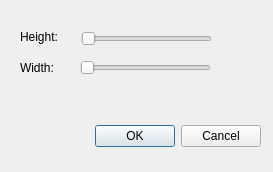
<?xml version="1.0" encoding="UTF-8"?>
<ui version="4.0">
 <class>InputRectangleSize</class>
 <widget class="QDialog" name="InputRectangleSize">
  <property name="geometry">
   <rect>
    <x>0</x>
    <y>0</y>
    <width>273</width>
    <height>172</height>
   </rect>
  </property>
  <property name="windowTitle">
   <string>Setting a Default Size to Rectangle</string>
  </property>
  <widget class="QDialogButtonBox" name="buttonBox">
   <property name="geometry">
    <rect>
     <x>0</x>
     <y>120</y>
     <width>261</width>
     <height>32</height>
    </rect>
   </property>
   <property name="orientation">
    <enum>Qt::Horizontal</enum>
   </property>
   <property name="standardButtons">
    <set>QDialogButtonBox::Cancel|QDialogButtonBox::Ok</set>
   </property>
  </widget>
  <widget class="QLabel" name="label">
   <property name="geometry">
    <rect>
     <x>20</x>
     <y>30</y>
     <width>59</width>
     <height>14</height>
    </rect>
   </property>
   <property name="text">
    <string>Height:</string>
   </property>
  </widget>
  <widget class="QLabel" name="label_2">
   <property name="geometry">
    <rect>
     <x>20</x>
     <y>60</y>
     <width>59</width>
     <height>16</height>
    </rect>
   </property>
   <property name="text">
    <string>Width:</string>
   </property>
  </widget>
  <widget class="QSlider" name="horizontalSlider">
   <property name="geometry">
    <rect>
     <x>81</x>
     <y>31</y>
     <width>131</width>
     <height>16</height>
    </rect>
   </property>
   <property name="orientation">
    <enum>Qt::Horizontal</enum>
   </property>
  </widget>
  <widget class="QSlider" name="horizontalSlider_2">
   <property name="geometry">
    <rect>
     <x>80</x>
     <y>60</y>
     <width>131</width>
     <height>16</height>
    </rect>
   </property>
   <property name="orientation">
    <enum>Qt::Horizontal</enum>
   </property>
  </widget>
  <widget class="QLabel" name="label_3">
   <property name="geometry">
    <rect>
     <x>220</x>
     <y>31</y>
     <width>31</width>
     <height>16</height>
    </rect>
   </property>
   <property name="text">
    <string/>
   </property>
  </widget>
  <widget class="QLabel" name="label_4">
   <property name="geometry">
    <rect>
     <x>220</x>
     <y>60</y>
     <width>31</width>
     <height>20</height>
    </rect>
   </property>
   <property name="text">
    <string/>
   </property>
  </widget>
 </widget>
 <resources/>
 <connections>
  <connection>
   <sender>buttonBox</sender>
   <signal>accepted()</signal>
   <receiver>InputRectangleSize</receiver>
   <slot>accept()</slot>
   <hints>
    <hint type="sourcelabel">
     <x>218</x>
     <y>124</y>
    </hint>
    <hint type="destinationlabel">
     <x>157</x>
     <y>153</y>
    </hint>
   </hints>
  </connection>
  <connection>
   <sender>buttonBox</sender>
   <signal>rejected()</signal>
   <receiver>InputRectangleSize</receiver>
   <slot>reject()</slot>
   <hints>
    <hint type="sourcelabel">
     <x>260</x>
     <y>130</y>
    </hint>
    <hint type="destinationlabel">
     <x>272</x>
     <y>153</y>
    </hint>
   </hints>
  </connection>
  <connection>
   <sender>horizontalSlider</sender>
   <signal>valueChanged(int)</signal>
   <receiver>label_3</receiver>
   <slot>setNum(int)</slot>
   <hints>
    <hint type="sourcelabel">
     <x>146</x>
     <y>38</y>
    </hint>
    <hint type="destinationlabel">
     <x>235</x>
     <y>38</y>
    </hint>
   </hints>
  </connection>
  <connection>
   <sender>horizontalSlider_2</sender>
   <signal>valueChanged(int)</signal>
   <receiver>label_4</receiver>
   <slot>setNum(int)</slot>
   <hints>
    <hint type="sourcelabel">
     <x>145</x>
     <y>67</y>
    </hint>
    <hint type="destinationlabel">
     <x>235</x>
     <y>69</y>
    </hint>
   </hints>
  </connection>
 </connections>
</ui>
